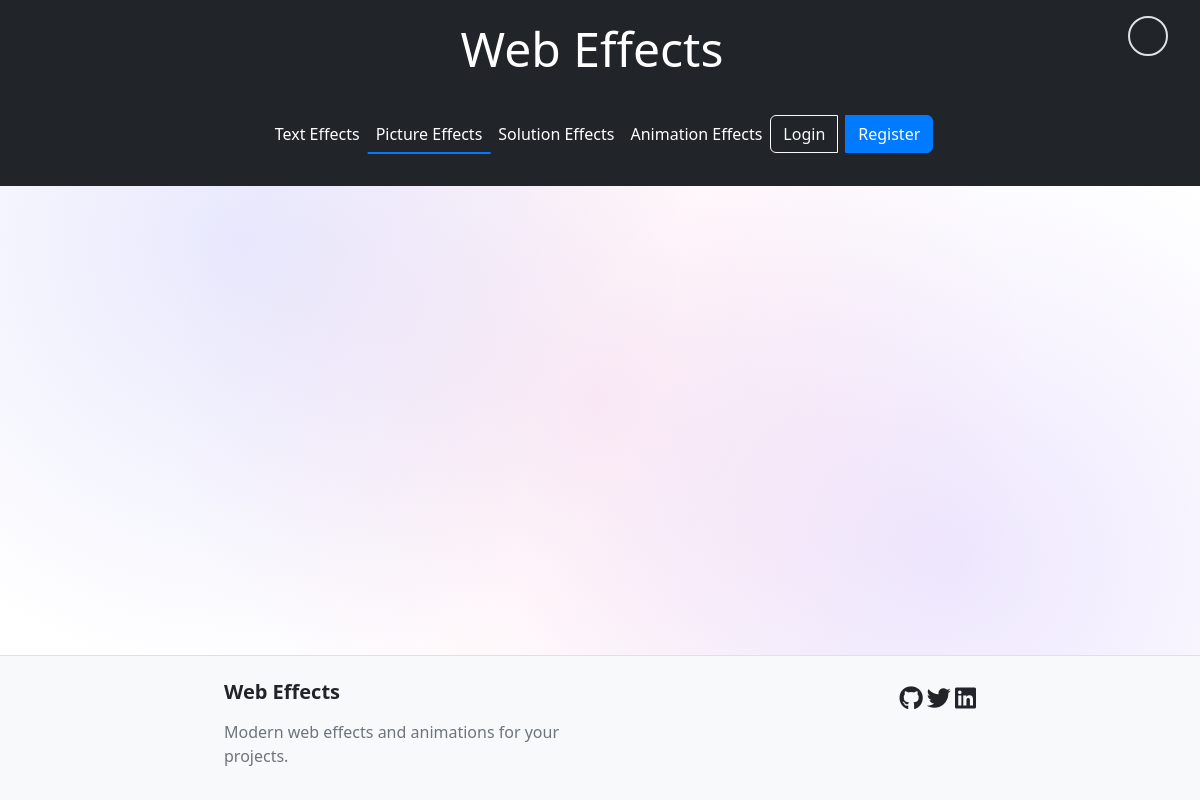
Before: /effects/picture with the older database file.
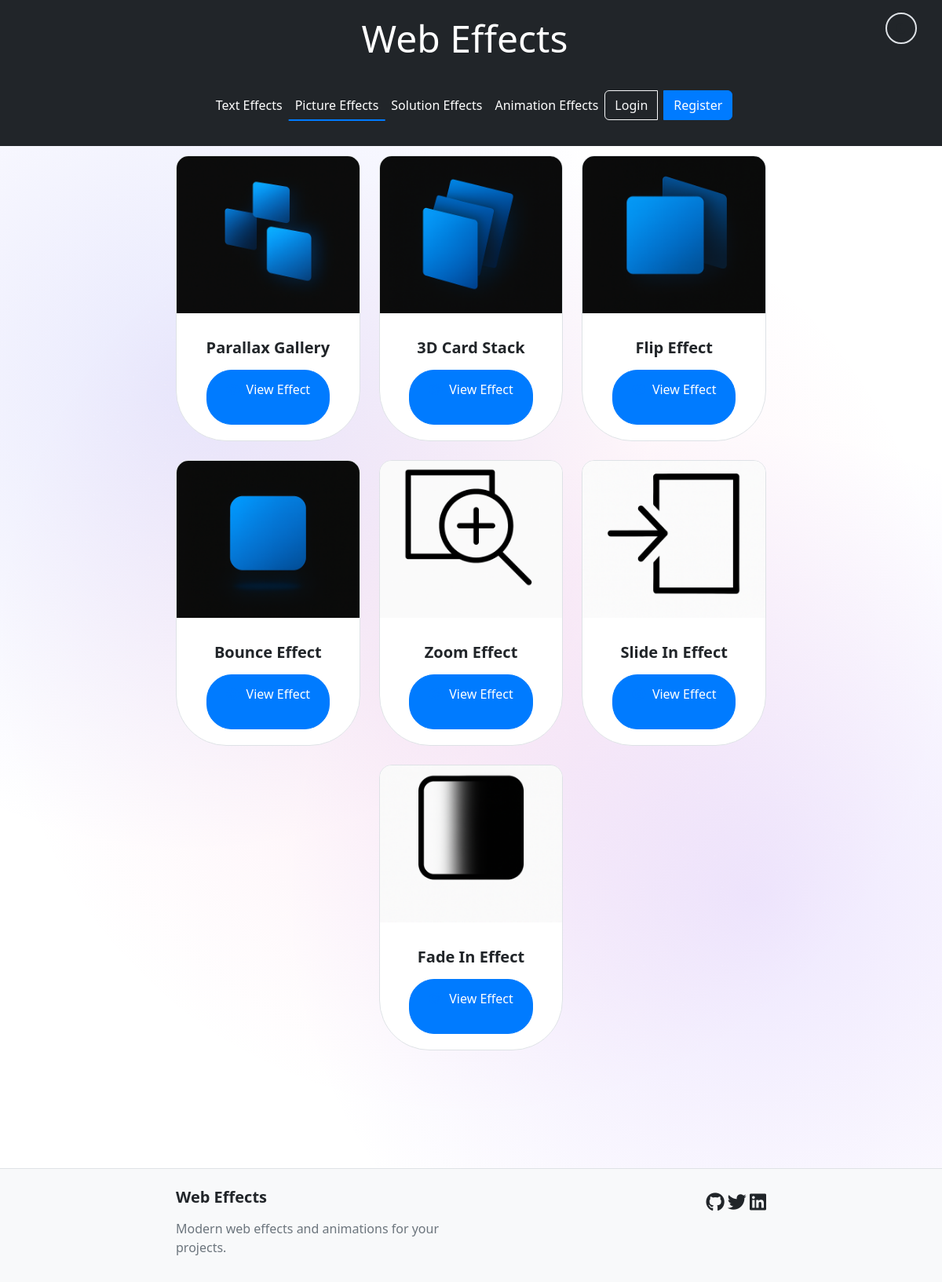
After: the same page with the newer database file.
### tables this page shows
CREATE TABLE "effects" (
	"id"	INTEGER,
	"name"	TEXT NOT NULL,
	"preview_image"	TEXT NOT NULL,
	"code"	TEXT NOT NULL,
	"effect_type"	TEXT NOT NULL,
	"user_id"	INTEGER,
	"created_at"	TIMESTAMP DEFAULT CURRENT_TIMESTAMP,
	"updated_at"	TIMESTAMP,
	"is_public"	BOOLEAN DEFAULT 1,
	PRIMARY KEY("id" AUTOINCREMENT),
	FOREIGN KEY("user_id") REFERENCES "users"("id")
);

### app.py (the view)
@app.route('/effects/<effect_type>')
@handle_errors
def effects(effect_type):
    db_effect_type = validate_effect_type(effect_type)
    db = get_db()
    cursor = db.cursor()
    cursor.execute("SELECT name, preview_image, code FROM effects WHERE effect_type = ? AND is_public = 1", (db_effect_type,))
    effects = cursor.fetchall()
    items = []
    for row in effects:
        if row[0] and row[1]:  # Check if both name and image are not None
            items.append({
                "description": row[0],
                "image": 'Data_pic/previews/' + row[1],
                "code": row[2] if row[2] else None
            })
    return render_template('effects.html', items=items, effect_type=effect_type)

### app.py (called while the page is built)
def validate_effect_type(effect_type):
    db_effect_type = EFFECT_TYPE_MAP.get(effect_type)
    if not db_effect_type:
        raise ValueError(f"Invalid effect type. Must be one of: {', '.join(EFFECT_TYPE_MAP.keys())}")
    return db_effect_type

def handle_errors(f):
    @wraps(f)
    def decorated_function(*args, **kwargs):
        try:
            return f(*args, **kwargs)
        except ValueError as e:
            app.logger.error(f"Invalid value: {str(e)}")
            return render_template('error.html', error=str(e)), 400
        except sqlite3.Error as e:
            app.logger.error(f"Database error: {str(e)}")
            return render_template('error.html', error="Database error"), 500
        except Exception as e:
            app.logger.error(f"Unexpected error: {str(e)}")
            return render_template('error.html', error="An unexpected error occurred"), 500
    return decorated_function

def get_db():
    db = getattr(g, '_database', None)
    if db is None:
        db = g._database = sqlite3.connect(app.config['DATABASE'])
        db.row_factory = sqlite3.Row
    return db

### templates/effects.html (shortened to what this page needs)
{% extends "base.htm" %}
{% block content %}
<div class="row g-4">
    {% for item in items %}
    <div class="col-md-6 col-lg-4" data-aos="fade-up" data-aos-delay="{{ loop.index * 100 }}">
        <div class="effect-card card h-100">
            <img src="{{ url_for('static', filename=item.image) }}" class="card-img-top" alt="{{ item.description }}">
            <div class="card-body text-center">
                <h5 class="card-title">{{ item.description }}</h5>
                <button class="btn btn-primary view-effect-btn"
                        data-type="{{ effect_type }}"
                        data-index="{{ loop.index0 }}">
                    <i class="fas fa-eye me-2"></i>View Effect
                </button>
            </div>
        </div>
    </div>
    {% endfor %}
</div>
{% endblock %}

Changed rows visible on the page:
now on this page (row edited): effects: description (picture), description "Parallax Gallery"
now on this page (row edited): effects: description (picture), description "3D Card Stack"
now on this page (row edited): effects: description (picture), description "Flip Effect"
now on this page (row edited): effects: description (picture), description "Bounce Effect"
now on this page (row edited): effects: description (picture), description "Zoom Effect"
now on this page (row edited): effects: description (picture), description "Slide In Effect"
now on this page (row edited): effects: description (picture), description "Fade In Effect"
